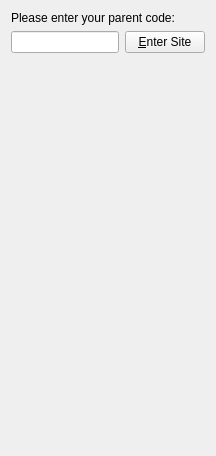
         <widget class="QWidget" name="secPage">
          <layout class="QVBoxLayout" name="verticalLayout_6">
           <item>
            <widget class="QLabel" name="label_17">
             <property name="text">
              <string>Please enter your parent code:</string>
             </property>
            </widget>
           </item>
           <item>
            <layout class="QHBoxLayout" name="horizontalLayout_5" stretch="8,2">
             <item>
              <widget class="QLineEdit" name="linePasswd">
               <property name="echoMode">
                <enum>QLineEdit::Password</enum>
               </property>
              </widget>
             </item>
             <item>
              <widget class="QPushButton" name="btnEnterManager">
               <property name="text">
                <string>&amp;Enter Site</string>
               </property>
               <property name="default">
                <bool>false</bool>
               </property>
              </widget>
             </item>
            </layout>
           </item>
           <item>
            <spacer name="verticalSpacer">
             <property name="orientation">
              <enum>Qt::Vertical</enum>
             </property>
             <property name="sizeHint" stdset="0">
              <size>
               <width>20</width>
               <height>392</height>
              </size>
             </property>
            </spacer>
           </item>
          </layout>
         </widget>
